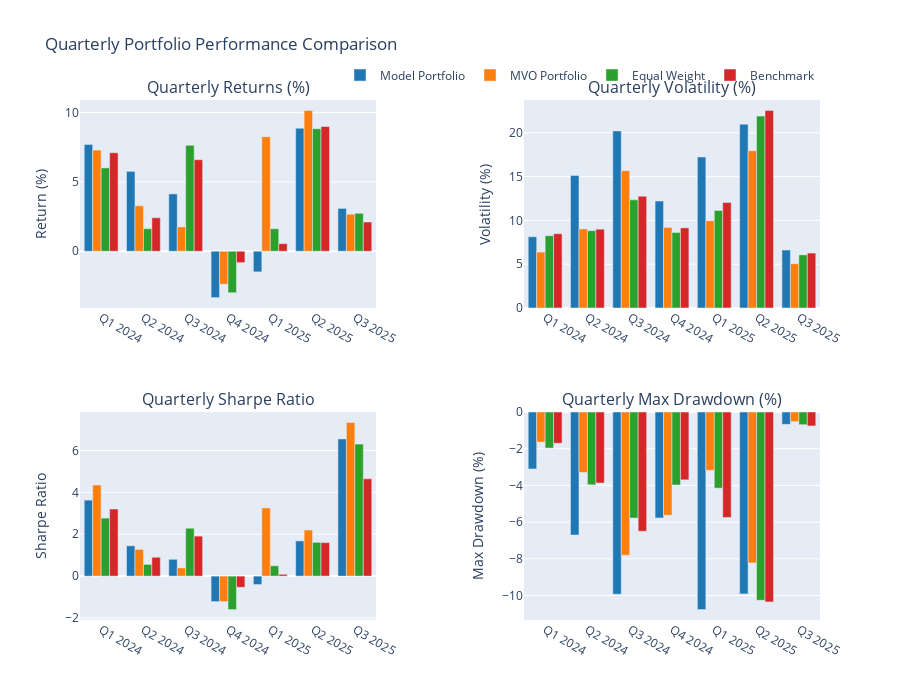

The notebook cell this image was saved under:
### Code cell
# Plotting
fig = make_subplots(
    rows=2, cols=2,
    subplot_titles=('Quarterly Returns (%)', 'Quarterly Volatility (%)', 
                   'Quarterly Sharpe Ratio', 'Quarterly Max Drawdown (%)'),
    vertical_spacing=0.2,
    horizontal_spacing=0.2
)

colors = ['#1f77b4', '#ff7f0e', '#2ca02c', '#d62728']
quarters = list(quarterly_comparison['Total Return (%)'].index)

# Plot quarterly returns
for i, portfolio in enumerate(portfolios.keys()):
    fig.add_trace(
        go.Bar(
            x=quarters,
            y=quarterly_comparison['Total Return (%)'][portfolio],
            name=portfolio,
            marker_color=colors[i],
            showlegend=True
        ),
        row=1, col=1
    )

for i, portfolio in enumerate(portfolios.keys()):
    fig.add_trace(
        go.Bar(
            x=quarters,
            y=quarterly_comparison['Volatility (%)'][portfolio],
            name=portfolio,
            marker_color=colors[i],
            showlegend=False
        ),
        row=1, col=2
    )

for i, portfolio in enumerate(portfolios.keys()):
    fig.add_trace(
        go.Bar(
            x=quarters,
            y=quarterly_comparison['Sharpe Ratio'][portfolio],
            name=portfolio,
            marker_color=colors[i],
            showlegend=False
        ),
        row=2, col=1
    )

for i, portfolio in enumerate(portfolios.keys()):
    fig.add_trace(
        go.Bar(
            x=quarters,
            y=quarterly_comparison['Max Drawdown (%)'][portfolio],
            name=portfolio,
            marker_color=colors[i],
            showlegend=False
        ),
        row=2, col=2
    )

fig.update_layout(
    title='Quarterly Portfolio Performance Comparison',
    height=700,
    showlegend=True,
    legend=dict(
        orientation="h",
        yanchor="bottom",
        y=1.02,
        xanchor="right",
        x=1
    )
)

# Update axes labels
fig.update_yaxes(title_text="Return (%)", row=1, col=1)
fig.update_yaxes(title_text="Volatility (%)", row=1, col=2)
fig.update_yaxes(title_text="Sharpe Ratio", row=2, col=1)
fig.update_yaxes(title_text="Max Drawdown (%)", row=2, col=2)

fig.show()

# Summary Statistics by Quarter
print("\n" + "="*60)
print("QUARTERLY PERFORMANCE SUMMARY")
print("="*60)

for quarter in quarters:
    print(f"\n{quarter}:")
    print("-" * 20)
    
    # Best performing portfolio this quarter
    quarter_returns = quarterly_comparison['Total Return (%)'].loc[quarter]
    best_return = quarter_returns.idxmax()
    print(f"Best Return: {best_return} ({quarter_returns[best_return]:.2f}%)")
    
    # Best Sharpe ratio this quarter
    quarter_sharpe = quarterly_comparison['Sharpe Ratio'].loc[quarter].dropna()
    if not quarter_sharpe.empty:
        best_sharpe = quarter_sharpe.idxmax()
        print(f"Best Sharpe: {best_sharpe} ({quarter_sharpe[best_sharpe]:.3f})")
    
    # Lowest volatility this quarter
    quarter_vol = quarterly_comparison['Volatility (%)'].loc[quarter].dropna()
    if not quarter_vol.empty:
        lowest_vol = quarter_vol.idxmin()
        print(f"Lowest Vol: {lowest_vol} ({quarter_vol[lowest_vol]:.2f}%)")

# Ranking Analysis
print("\n" + "="*60)
print("PORTFOLIO RANKINGS BY QUARTER")
print("="*60)

ranking_df = pd.DataFrame(index=quarters, columns=portfolios.keys())

for quarter in quarters:
    # Rank by quarterly returns (1 = best)
    quarter_returns = quarterly_comparison['Total Return (%)'].loc[quarter]
    ranks = quarter_returns.rank(ascending=False, method='min')
    ranking_df.loc[quarter] = ranks

print("\nRanking by Quarterly Returns (1=Best, 4=Worst):")
print(ranking_df.astype(int))

# Average ranking
avg_ranking = ranking_df.mean().sort_values()
print(f"\nAverage Ranking Across All Quarters:")
print("-" * 40)
for portfolio, avg_rank in avg_ranking.items():
    print(f"{portfolio}: {avg_rank:.2f}")

# Win rate analysis
print(f"\nQuarterly Win Rate (% of quarters ranked #1):")
print("-" * 45)
for portfolio in portfolios.keys():
    win_rate = (ranking_df[portfolio] == 1).sum() / len(quarters) * 100
    print(f"{portfolio}: {win_rate:.1f}%")

# Save the plot to a file
fig.write_html(f'{output_dir}/{train_type}/QoQ_performance_{model_type}_run_{run_no}.html')
fig.write_image(f'{output_dir}/{train_type}/QoQ_performance_{model_type}_run_{run_no}.png')

### Figure 1 — Plotly figure (JSON) as saved in the notebook; plotly's stock layout.template omitted (floating-point values rounded to 4 significant figures)
{"data": [{"marker": {"color": "#1f77b4"}, "name": "Model Portfolio", "showlegend": true, "type": "bar", "x": ["Q1 2024", "Q2 2024", "Q3 2024", "Q4 2024", "Q1 2025", "Q2 2025", "Q3 2025"], "xaxis": "x", "y": [7.71, 5.763, 4.138, -3.344, -1.487, 8.875, 3.092], "yaxis": "y"}, {"marker": {"color": "#ff7f0e"}, "name": "MVO Portfolio", "showlegend": true, "type": "bar", "x": ["Q1 2024", "Q2 2024", "Q3 2024", "Q4 2024", "Q1 2025", "Q2 2025", "Q3 2025"], "xaxis": "x", "y": [7.297, 3.284, 1.754, -2.376, 8.27, 10.16, 2.668], "yaxis": "y"}, {"marker": {"color": "#2ca02c"}, "name": "Equal Weight", "showlegend": true, "type": "bar", "x": ["Q1 2024", "Q2 2024", "Q3 2024", "Q4 2024", "Q1 2025", "Q2 2025", "Q3 2025"], "xaxis": "x", "y": [6.014, 1.628, 7.645, -2.994, 1.625, 8.841, 2.738], "yaxis": "y"}, {"marker": {"color": "#d62728"}, "name": "Benchmark", "showlegend": true, "type": "bar", "x": ["Q1 2024", "Q2 2024", "Q3 2024", "Q4 2024", "Q1 2025", "Q2 2025", "Q3 2025"], "xaxis": "x", "y": [7.104, 2.418, 6.606, -0.8207, 0.5494, 9.0, 2.11], "yaxis": "y"}, {"marker": {"color": "#1f77b4"}, "name": "Model Portfolio", "showlegend": false, "type": "bar", "x": ["Q1 2024", "Q2 2024", "Q3 2024", "Q4 2024", "Q1 2025", "Q2 2025", "Q3 2025"], "xaxis": "x2", "y": [8.134, 15.13, 20.21, 12.21, 17.24, 20.99, 6.622], "yaxis": "y2"}, {"marker": {"color": "#ff7f0e"}, "name": "MVO Portfolio", "showlegend": false, "type": "bar", "x": ["Q1 2024", "Q2 2024", "Q3 2024", "Q4 2024", "Q1 2025", "Q2 2025", "Q3 2025"], "xaxis": "x2", "y": [6.385, 9.024, 15.68, 9.192, 9.964, 17.95, 5.064], "yaxis": "y2"}, {"marker": {"color": "#2ca02c"}, "name": "Equal Weight", "showlegend": false, "type": "bar", "x": ["Q1 2024", "Q2 2024", "Q3 2024", "Q4 2024", "Q1 2025", "Q2 2025", "Q3 2025"], "xaxis": "x2", "y": [8.251, 8.83, 12.35, 8.623, 11.13, 21.92, 6.065], "yaxis": "y2"}, {"marker": {"color": "#d62728"}, "name": "Benchmark", "showlegend": false, "type": "bar", "x": ["Q1 2024", "Q2 2024", "Q3 2024", "Q4 2024", "Q1 2025", "Q2 2025", "Q3 2025"], "xaxis": "x2", "y": [8.482, 9.001, 12.76, 9.149, 12.05, 22.56, 6.272], "yaxis": "y2"}, {"marker": {"color": "#1f77b4"}, "name": "Model Portfolio", "showlegend": false, "type": "bar", "x": ["Q1 2024", "Q2 2024", "Q3 2024", "Q4 2024", "Q1 2025", "Q2 2025", "Q3 2025"], "xaxis": "x3", "y": [3.631, 1.448, 0.8033, -1.217, -0.402, 1.682, 6.553], "yaxis": "y3"}, {"marker": {"color": "#ff7f0e"}, "name": "MVO Portfolio", "showlegend": false, "type": "bar", "x": ["Q1 2024", "Q2 2024", "Q3 2024", "Q4 2024", "Q1 2025", "Q2 2025", "Q3 2025"], "xaxis": "x3", "y": [4.354, 1.278, 0.3932, -1.218, 3.257, 2.206, 7.344], "yaxis": "y3"}, {"marker": {"color": "#2ca02c"}, "name": "Equal Weight", "showlegend": false, "type": "bar", "x": ["Q1 2024", "Q2 2024", "Q3 2024", "Q4 2024", "Q1 2025", "Q2 2025", "Q3 2025"], "xaxis": "x3", "y": [2.773, 0.5603, 2.287, -1.599, 0.4937, 1.613, 6.306], "yaxis": "y3"}, {"marker": {"color": "#d62728"}, "name": "Benchmark", "showlegend": false, "type": "bar", "x": ["Q1 2024", "Q2 2024", "Q3 2024", "Q4 2024", "Q1 2025", "Q2 2025", "Q3 2025"], "xaxis": "x3", "y": [3.207, 0.9013, 1.912, -0.5336, 0.08754, 1.601, 4.649], "yaxis": "y3"}, {"marker": {"color": "#1f77b4"}, "name": "Model Portfolio", "showlegend": false, "type": "bar", "x": ["Q1 2024", "Q2 2024", "Q3 2024", "Q4 2024", "Q1 2025", "Q2 2025", "Q3 2025"], "xaxis": "x4", "y": [-3.107, -6.706, -9.928, -5.771, -10.77, -9.914, -0.6716], "yaxis": "y4"}, {"marker": {"color": "#ff7f0e"}, "name": "MVO Portfolio", "showlegend": false, "type": "bar", "x": ["Q1 2024", "Q2 2024", "Q3 2024", "Q4 2024", "Q1 2025", "Q2 2025", "Q3 2025"], "xaxis": "x4", "y": [-1.64, -3.295, -7.801, -5.622, -3.178, -8.227, -0.5253], "yaxis": "y4"}, {"marker": {"color": "#2ca02c"}, "name": "Equal Weight", "showlegend": false, "type": "bar", "x": ["Q1 2024", "Q2 2024", "Q3 2024", "Q4 2024", "Q1 2025", "Q2 2025", "Q3 2025"], "xaxis": "x4", "y": [-1.967, -3.966, -5.779, -3.98, -4.152, -10.26, -0.6921], "yaxis": "y4"}, {"marker": {"color": "#d62728"}, "name": "Benchmark", "showlegend": false, "type": "bar", "x": ["Q1 2024", "Q2 2024", "Q3 2024", "Q4 2024", "Q1 2025", "Q2 2025", "Q3 2025"], "xaxis": "x4", "y": [-1.701, -3.87, -6.497, -3.699, -5.749, -10.35, -0.7609], "yaxis": "y4"}], "layout": {"annotations": [{"font": {"size": 16}, "showarrow": false, "text": "Quarterly Returns (%)", "x": 0.2, "xanchor": "center", "xref": "paper", "y": 1, "yanchor": "bottom", "yref": "paper"}, {"font": {"size": 16}, "showarrow": false, "text": "Quarterly Volatility (%)", "x": 0.8, "xanchor": "center", "xref": "paper", "y": 1, "yanchor": "bottom", "yref": "paper"}, {"font": {"size": 16}, "showarrow": false, "text": "Quarterly Sharpe Ratio", "x": 0.2, "xanchor": "center", "xref": "paper", "y": 0.4, "yanchor": "bottom", "yref": "paper"}, {"font": {"size": 16}, "showarrow": false, "text": "Quarterly Max Drawdown (%)", "x": 0.8, "xanchor": "center", "xref": "paper", "y": 0.4, "yanchor": "bottom", "yref": "paper"}], "height": 700, "legend": {"orientation": "h", "x": 1, "xanchor": "right", "y": 1.02, "yanchor": "bottom"}, "showlegend": true, "title": {"text": "Quarterly Portfolio Performance Comparison"}, "xaxis": {"anchor": "y", "domain": [0, 0.4]}, "xaxis2": {"anchor": "y2", "domain": [0.6, 1]}, "xaxis3": {"anchor": "y3", "domain": [0, 0.4]}, "xaxis4": {"anchor": "y4", "domain": [0.6, 1]}, "yaxis": {"anchor": "x", "domain": [0.6, 1], "title": {"text": "Return (%)"}}, "yaxis2": {"anchor": "x2", "domain": [0.6, 1], "title": {"text": "Volatility (%)"}}, "yaxis3": {"anchor": "x3", "domain": [0, 0.4], "title": {"text": "Sharpe Ratio"}}, "yaxis4": {"anchor": "x4", "domain": [0, 0.4], "title": {"text": "Max Drawdown (%)"}}}}
